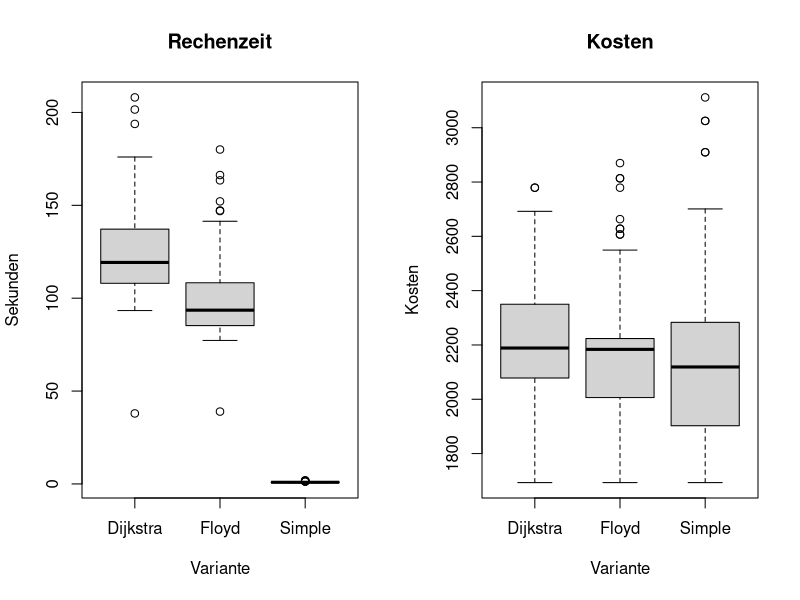

This chart was generated by the following R code:
#  R --save < skas6_costs_boxplot.R
dijkstra <- read.csv('dataset_skas_6.log.csv')
floyd <- read.csv('dataset_skas_6f.log.csv')
simple <- read.csv('dataset_skas_6s.log.csv')
p <- simple[,"dataset"]=="skas_6s+"
simple_plus <- simple[p,]
par(mfcol=c(1,2))
boxplot(dijkstra$duration,
        floyd$duration,
        simple_plus$duration,
        main="Rechenzeit",
        ylab="Sekunden",
        xlab="Variante",names=c("Dijkstra","Floyd","Simple"))
boxplot(dijkstra$best_costs,
        floyd$best_costs,
        simple_plus$best_costs,
        main="Kosten",
        ylab="Kosten",
        xlab="Variante",names=c("Dijkstra","Floyd","Simple"))

